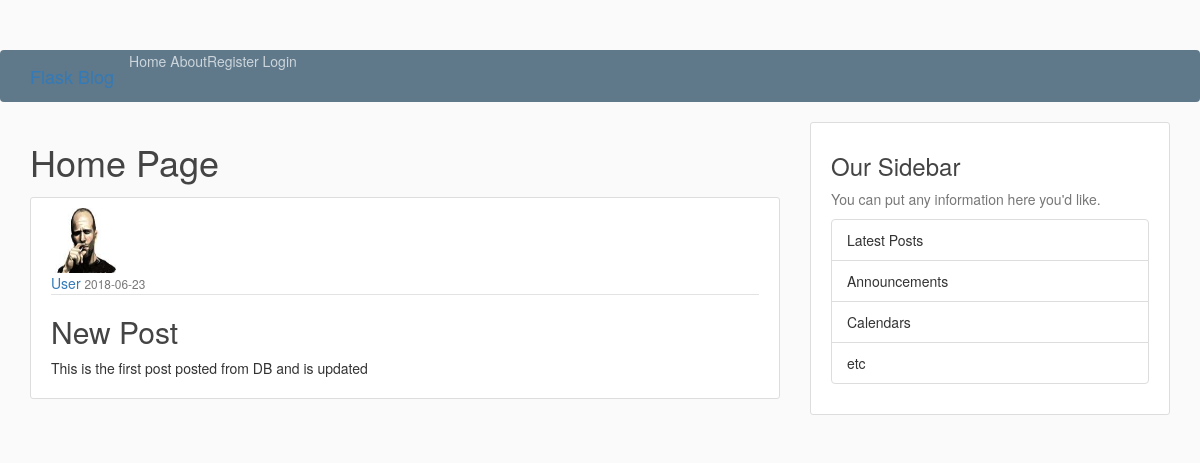
/post/1, run on the app's committed database.
### app/models.py (models this page shows, shortened)
class User(db.Model,UserMixin):
	id = db.Column(db.Integer , primary_key = True)
	username = db.Column(db.String(20), unique = True , nullable = False)
	email = db.Column(db.String(100), unique = True , nullable = False)
	image_file = db.Column(db.String(20), default= 'default.jpg', nullable = False)
	password = db.Column(db.String(60), nullable = False)
	posts = db.relationship('Post', backref='author', lazy=True)

class Post(db.Model):
	id = db.Column(db.Integer , primary_key = True)
	title = db.Column(db.String(100),  nullable = False)
	content = db.Column(db.Text, nullable= False)
	date_posted = db.Column(db.DateTime, nullable=False,default=datetime.utcnow)
	user_id = db.Column(db.Integer, db.ForeignKey('user.id'), nullable=False)

### app/routes.py (the view)
@app.route("/post/<int:post_id>")
def post(post_id):
	post = Post.query.get_or_404(post_id)
	return render_template("post.html", tile = post.title ,
							post = post)

### app/templates/post.html (shortened to what this page needs)
{% extends "index.html" %}
{% block content %}
<h1>Home Page</h1>
<article class="media content-section">
	<img src="{{url_for('static', filename = 'profile/'+ post.author.image_file)}}" class = "rounded-circle article-img" alt="">
	<div class="media-body">
		<div class="article-metadata">
			<a class="mr-2" href="{{ url_for('user_posts' , username = post.author.username) }}">{{ post.author.username }}</a>
			<small class="text-muted">{{ post.date_posted.strftime('%Y-%m-%d') }}</small>
		</div>
		<h2  class="article-title" href="#">{{ post.title }} </h2>
		<p class="article-content">{{ post.content }}</p>
	</div>
</article>
{% endblock %}

### app/static/main.css (style rules this page uses)
body { background: #fafafa; color: #333333; margin-top: 5rem; }
h1, h2, h3, h4, h5, h6 { color: #444444; }
.content-section { background: #ffffff; padding: 10px 20px; border: 1px solid #dddddd; border-radius: 3px; margin-bottom: 20px; }
.article-title { color: #444444; }
.article-content { white-space: pre-line; }
.article-img { height: 65px; width: 65px; margin-right: 16px; }
.article-metadata { padding-bottom: 1px; margin-bottom: 4px; border-bottom: 1px solid #e3e3e3 }

### data on the page
User: image_file (picture), author.username "User"
Post: date_posted "2018-06-23", title "New Post", content "This is the first post posted from DB and is updated"
